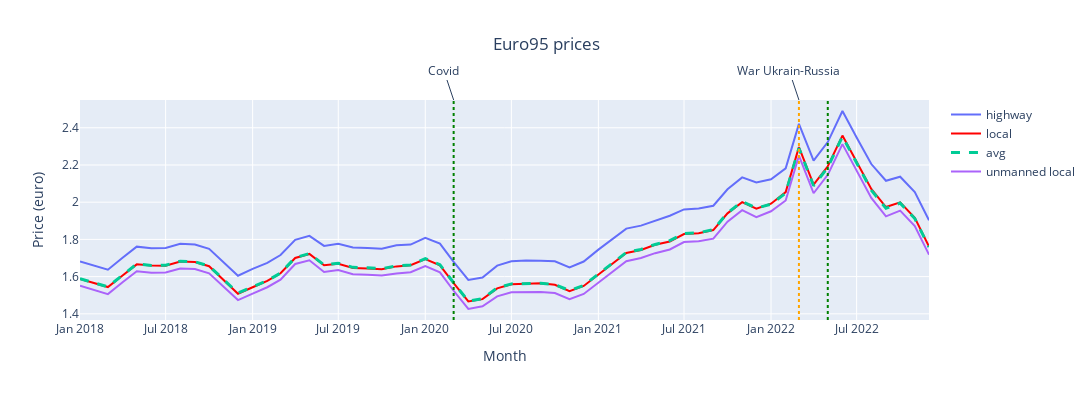
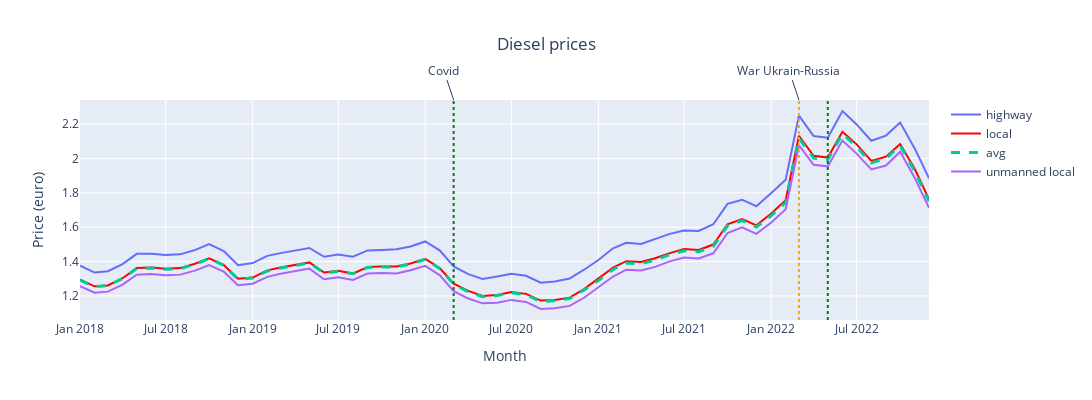
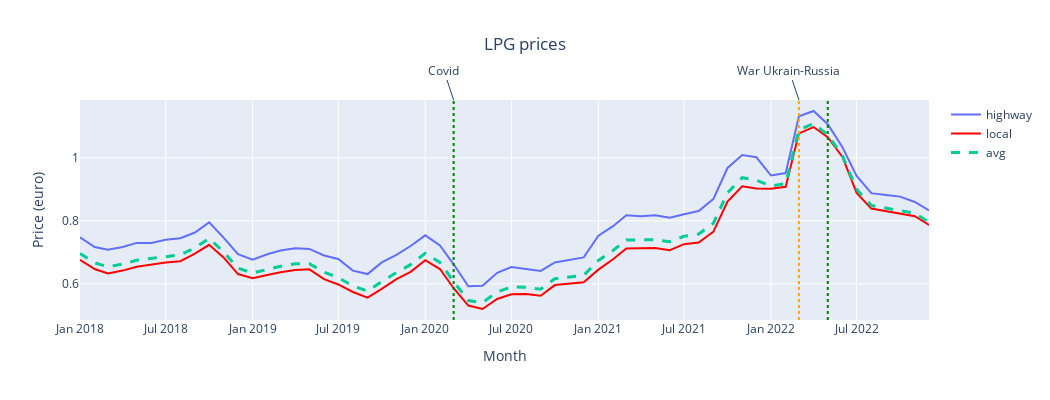

The notebook cell these images were saved under, in order:
### Markdown cell above
# Subquestion 2: To what extend does the location of the gas stations determine fuel price trends?
Gas station can have different locations, in this subquestion two locations are distinguished: gas stations near the highways and gas stations far away from the highways. It is investigated to what extend this location has an influence on the development of the fuel prices and how this relates to the general fuel trend. It is expected that gas station near highways have higher prices due to the convenience they offer to travelers and the associated operating costs. Additionally, factors like regional regulations, and supply and demand dynamics can influence the variation in fuel prices near highways.

### Code cell
# Plot Euro95
fig = go.Figure()
fig.add_trace(go.Scatter(x=highway.index, y=highway['highway Euro95'],
    mode='lines', name='highway'))
fig.add_trace(go.Scatter(x=highway.index, y=local['local Euro95'],
    line=dict(color='red', width=2), name='local'))
fig.add_trace(go.Scatter(x=highway.index, y=avg['avg Euro95'],
    name='avg', line=dict( width=3, dash='dash')))
fig.add_trace(go.Scatter(x=highway.index, y=unmanned['unmanned local Euro95'],
    mode='lines', name='unmanned local'))
fig.update_layout(width=1100, height=400)
fig.update_layout(title={'text': 'Euro95 prices', 'x': 0.5}, 
    xaxis_title='Month', yaxis_title='Price (euro)')
fig.add_vline(x="2020-03", line_width=2, line_dash="dot", line_color="green")
fig.add_annotation(x="2020-03", y=1, yref="paper", text="Covid")
fig.add_vline(x="2022-05", line_width=2, line_dash="dot", line_color="green")
fig.add_vline(x="2022-03", line_width=2, line_dash="dot", line_color="orange")
fig.add_annotation(x="2022-03", y=1, yref="paper", text="War Ukrain-Russia")

fig.show()

# Plot diesel
fig = go.Figure()
fig.add_trace(go.Scatter(x=highway.index, y=highway['highway Diesel'],
    mode='lines', name='highway'))
fig.add_trace(go.Scatter(x=highway.index, y=local['local Diesel'],
    line=dict(color='red', width=2), name='local'))
fig.add_trace(go.Scatter(x=highway.index, y=avg['avg Diesel'],
    name='avg', line=dict( width=3, dash='dash')))
fig.add_trace(go.Scatter(x=highway.index, y=unmanned['unmanned local Diesel'],
    mode='lines', name='unmanned local'))
fig.update_layout(width=1100, height=400)
fig.update_layout(title={'text': 'Diesel prices', 'x': 0.5}, 
    xaxis_title='Month', yaxis_title='Price (euro)')
fig.add_vline(x="2020-03", line_width=2, line_dash="dot", line_color="green")
fig.add_annotation(x="2020-03", y=1, yref="paper", text="Covid")
fig.add_vline(x="2022-05", line_width=2, line_dash="dot", line_color="green")
fig.add_vline(x="2022-03", line_width=2, line_dash="dot", line_color="orange")
fig.add_annotation(x="2022-03", y=1, yref="paper", text="War Ukrain-Russia")
fig.show()

# Plot LPG
fig = go.Figure()
fig.add_trace(go.Scatter(x=highway.index, y=highway['highway LPG'],
    mode='lines', name='highway'))
fig.add_trace(go.Scatter(x=highway.index, y=local['local LPG'],
    line=dict(color='red', width=2), name='local'))
fig.add_trace(go.Scatter(x=highway.index, y=avg['avg LPG'],
    name='avg', line=dict( width=3, dash='dash')))
fig.update_layout(width=1050, height=400)
fig.update_layout(title={'text': 'LPG prices', 'x': 0.5}, 
    xaxis_title='Month', yaxis_title='Price (euro)')
fig.add_vline(x="2020-03", line_width=2, line_dash="dot", line_color="green")
fig.add_annotation(x="2020-03", y=1, yref="paper", text="Covid")
fig.add_vline(x="2022-05", line_width=2, line_dash="dot", line_color="green")
fig.add_vline(x="2022-03", line_width=2, line_dash="dot", line_color="orange")
fig.add_annotation(x="2022-03", y=1, yref="paper", text="War Ukrain-Russia")
fig.show()
